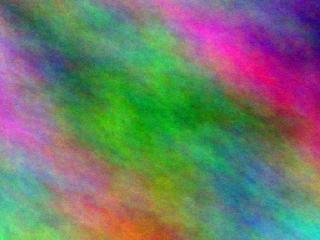
#> input picture test-vectors/image/photo_320x240_q75_420.jpg, 320 x 240 px
$ python -i extract_handcrafted_cover_stego.py   (imports and definitions only)
#> lines starting #> are read from the running program, lines starting #| are printed output that depends on the picture
### eval/detectors/extract_rich_model_features.py
"""Phase 4e FULL — rich-model steganalysis features (SRMQ1/DCTR-style) for
shadow-count discrimination.

Adds three new feature groups to the Phase 4e minimal extractor:

- **SRMQ1-lite** (~1500 features per channel) — Spatial Rich Model with q=1:
  6 residual filters (1st-order H/V, 2nd-order H/V, KV, 3×3 square mean),
  each quantized + truncated at T=2 (5 states), with 1st-order Markov
  co-occurrence (25 features) and 2nd-order co-occurrence (125 features).
  Total per filter: 150 features × 6 filters = 900 features per channel.

- **DCTR-lite** (~512 features per channel) — DCT Residual:
  8 DCT-mode filters (low-frequency modes), each convolved with image →
  quantized residual → 8-block-sub-region histogram (8 bins × 8 = 64
  features per filter). 8 filters × 64 = 512 features per channel.

- **GFR-lite** (~480 features per channel) — Gabor Filter Residual:
  4 scales × 6 orientations = 24 Gabor filters, magnitude response
  quantized + truncated, histogrammed → 20 features per filter.
  24 filters × 20 features = 480 features per channel.

Total: ~1892 features per channel = ~5676 features for color JPEGs.

Output: per-image .npy in `data/path4e_features_rich_color/{n1,n2}/`.

Use alongside Phase 4e minimal features by concatenating both sets at
training time (see train_handcrafted_classifier_full.py).
"""

from __future__ import annotations

import argparse
import multiprocessing as mp
from pathlib import Path

import jpeglib
import numpy as np
from PIL import Image
from scipy import signal
from tqdm import tqdm

ROOT = Path(__file__).resolve().parent.parent

T_SRM = 2          # SRMQ1 truncation
Q_SRM = 1          # SRMQ1 quantization
DCTR_T = 4         # DCTR truncation
DCTR_Q = 1         # DCTR quantization


# ---------- SRMQ1-lite ----------

def _kv_filter() -> np.ndarray:
    """Ker-Bohme 5×5 filter — high-frequency residual extraction."""
    return np.array([
        [-1, +2, -2, +2, -1],
        [+2, -6, +8, -6, +2],
        [-2, +8, -12, +8, -2],
        [+2, -6, +8, -6, +2],
        [-1, +2, -2, +2, -1],
    ], dtype=np.float32) / 12.0


def _square_3x3() -> np.ndarray:
    """3×3 square mean residual (subtracts local average)."""
    k = np.full((3, 3), 1 / 9, dtype=np.float32)
    k[1, 1] -= 1
    return k


def _residual(img: np.ndarray, kind: str) -> np.ndarray:
    """Compute one residual map. `img` is uint8 grayscale."""
    img = img.astype(np.float32)
    if kind == "h1":
        return img[:, 1:] - img[:, :-1]
    if kind == "v1":
        return img[1:, :] - img[:-1, :]
    if kind == "h2":
        return img[:, :-2] - 2 * img[:, 1:-1] + img[:, 2:]
    if kind == "v2":
        return img[:-2, :] - 2 * img[1:-1, :] + img[2:, :]
    if kind == "kv":
        k = _kv_filter()
        return signal.convolve2d(img, k, mode="valid", boundary="symm")
    if kind == "sq3":
        k = _square_3x3()
        return signal.convolve2d(img, k, mode="valid", boundary="symm")
    raise ValueError(kind)


def _qtruncate(r: np.ndarray, q: int = Q_SRM, t: int = T_SRM) -> np.ndarray:
    """SRMQ quantize-then-truncate. Returns int array in [-t, t]."""
    q_r = np.round(r / q)
    return np.clip(q_r, -t, t).astype(np.int32)


def _markov1(diffs: np.ndarray, t: int = T_SRM) -> np.ndarray:
    """1st-order Markov co-occurrence (along horizontal axis). Returns (2t+1)² features."""
    n = 2 * t + 1
    flat_a = (diffs[:, :-1].ravel() + t)
    flat_b = (diffs[:, 1:].ravel() + t)
    co = np.bincount(flat_a * n + flat_b, minlength=n * n).astype(np.float64)
    co = co.reshape(n, n)
    rows = co.sum(axis=1, keepdims=True)
    rows[rows == 0] = 1
    return (co / rows).ravel()


def _markov2(diffs: np.ndarray, t: int = T_SRM) -> np.ndarray:
    """2nd-order Markov co-occurrence. Returns (2t+1)³ features."""
    n = 2 * t + 1
    a = (diffs[:, :-2].ravel() + t)
    b = (diffs[:, 1:-1].ravel() + t)
    c = (diffs[:, 2:].ravel() + t)
    idx = a * (n * n) + b * n + c
    co = np.bincount(idx, minlength=n ** 3).astype(np.float64)
    co = co.reshape(n, n, n)
    pair = co.sum(axis=2, keepdims=True)
    pair[pair == 0] = 1
    return (co / pair).ravel()


def srm_features_one_channel(img: np.ndarray) -> np.ndarray:
    """SRMQ1-lite for one grayscale channel. ~900 features."""
    parts: list[np.ndarray] = []
    for kind in ("h1", "v1", "h2", "v2", "kv", "sq3"):
        r = _residual(img, kind)
        q = _qtruncate(r)
        # 1st-order Markov on q
        parts.append(_markov1(q))
        # 2nd-order Markov on q
        parts.append(_markov2(q))
    return np.concatenate(parts).astype(np.float32)


# ---------- DCTR-lite ----------

def _dctr_bases() -> list[np.ndarray]:
    """8 low-frequency 8×8 DCT mode filters (used as convolution kernels)."""
    bases: list[np.ndarray] = []
    indices = [(0, 1), (1, 0), (1, 1), (0, 2), (2, 0), (1, 2), (2, 1), (2, 2)]
    for u, v in indices:
        F = np.zeros((8, 8), dtype=np.float32)
        for x in range(8):
            for y in range(8):
                F[x, y] = (
                    (1.0 if u == 0 else np.sqrt(2)) *
                    (1.0 if v == 0 else np.sqrt(2)) *
                    np.cos(np.pi * (2 * x + 1) * u / 16) *
                    np.cos(np.pi * (2 * y + 1) * v / 16)
                ) / 8.0
        bases.append(F)
    return bases


_DCTR_BASES = _dctr_bases()


def _dctr_residual(img: np.ndarray, filt: np.ndarray) -> np.ndarray:
    """One DCTR residual."""
    return signal.convolve2d(img.astype(np.float32), filt, mode="valid")


def dctr_features_one_channel(img: np.ndarray) -> np.ndarray:
    """DCTR-lite: 8 mode filters × 64-bin (per 8×8 phase position) histogram.

    Output: 8 × (2*DCTR_T + 1)² = 8 × 81 = 648 features.
    """
    parts: list[np.ndarray] = []
    for filt in _DCTR_BASES:
        r = _dctr_residual(img, filt)
        q = np.clip(np.round(r / DCTR_Q), -DCTR_T, DCTR_T).astype(np.int32)
        # 8 phase positions × histogram of (2T+1) bins = (2T+1)² features per filter
        # Use a 2D phase grid: row phase mod 8, col phase mod 8 — flatten + histogram per (row_phase, col_phase) is too many.
        # Simpler: histogram entire residual into (2T+1)² 2D bins via 2D co-occurrence of adjacent residuals.
        # Marginal hist
        n = 2 * DCTR_T + 1
        marginal = np.bincount(q.ravel() + DCTR_T, minlength=n).astype(np.float32)
        marginal = marginal / max(1, marginal.sum())
        # 1st-order Markov as well
        flat_a = (q[:, :-1].ravel() + DCTR_T)
        flat_b = (q[:, 1:].ravel() + DCTR_T)
        co = np.bincount(flat_a * n + flat_b, minlength=n * n).astype(np.float32)
        co = co / max(1, co.sum())
        parts.append(marginal)
        parts.append(co)
    return np.concatenate(parts).astype(np.float32)


# ---------- GFR-lite ----------

def _gabor_kernel(scale: int, theta: float, ksize: int = 15) -> np.ndarray:
    """2D Gabor kernel, real part. Stable, deterministic."""
    sigma = scale * 0.8
    lam = scale * 2.0
    gamma = 0.5
    psi = 0.0
    half = ksize // 2
    y, x = np.mgrid[-half:half + 1, -half:half + 1].astype(np.float32)
    x_t = x * np.cos(theta) + y * np.sin(theta)
    y_t = -x * np.sin(theta) + y * np.cos(theta)
    k = np.exp(-0.5 * (x_t ** 2 + gamma ** 2 * y_t ** 2) / sigma ** 2) * \
        np.cos(2 * np.pi * x_t / lam + psi)
    k -= k.mean()  # zero-DC
    n = np.linalg.norm(k)
    if n > 0:
        k /= n
    return k.astype(np.float32)


_GABOR_BANK = [
    _gabor_kernel(scale=s, theta=t * np.pi / 6)
    for s in (2, 3, 4, 6)
    for t in range(6)
]  # 24 kernels


def gfr_features_one_channel(img: np.ndarray) -> np.ndarray:
    """GFR-lite: 24 Gabor filters, each producing a 21-bin truncated histogram.

    Output: 24 × 21 = 504 features.
    """
    parts: list[np.ndarray] = []
    img_f = img.astype(np.float32)
    for k in _GABOR_BANK:
        r = signal.convolve2d(img_f, k, mode="valid")
        q = np.clip(np.round(r), -10, 10).astype(np.int32)
        hist = np.bincount(q.ravel() + 10, minlength=21).astype(np.float32)
        hist = hist / max(1, hist.sum())
        parts.append(hist)
    return np.concatenate(parts).astype(np.float32)


# ---------- pipeline ----------

# [91 lines left out: functions extract_rich_features_for_path, _worker, main, not called in this run]


# [2 lines that do not run on import are left out]

### eval/detectors/extract_handcrafted_cover_stego.py
"""Gap #3 GFR+FLD baseline — cover-vs-stego rich-feature extractor.

Reuses the GFR-lite + SRMQ1-lite + DCTR-lite kernels from
extract_rich_model_features.py, but operates on a single cover dir and
a single stego dir (the §6.2 cover-vs-stego setting), not paired
n1/n2 shadow dirs.

Output: data/<features-out>/cover/*.npy + data/<features-out>/stego/*.npy

Usage:
  python detectors/extract_handcrafted_cover_stego.py \\
    --cover-dir data/bossbase/jpeg_qf75 \\
    --stego-dir data/stego/phasm_ghost/qf75/payload_040 \\
    --out-dir   data/gfrfld_phasm_qf75_pf040 \\
    --workers 8 --limit 2000

For the canonical GFR+FLD baseline cited by Kodovský 2012 we follow the
ensemble paradigm: this script writes per-image feature vectors; the
FLD ensemble is trained downstream by train_fld_ensemble.py.
"""
from __future__ import annotations

import argparse
import multiprocessing as mp
import sys
from pathlib import Path

import numpy as np
from PIL import Image
from tqdm import tqdm

ROOT = Path(__file__).resolve().parent.parent
sys.path.insert(0, str(ROOT / "detectors"))

from extract_rich_model_features import (  # noqa: E402
    srm_features_one_channel,
    dctr_features_one_channel,
    gfr_features_one_channel,
)


def features_for_path(path: Path) -> np.ndarray:
    """Concatenated SRM + DCTR + GFR features for one greyscale JPEG."""
    img = Image.open(path).convert("L")
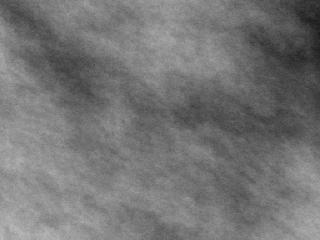
#> img: PIL image 320x240 L; min 26, max 185, mean 116.7
    if img.size != (512, 512):
        w, h = img.size
#> w = 320; h = 240
        if w >= 512 and h >= 512:
            left, top = (w - 512) // 2, (h - 512) // 2
            img = img.crop((left, top, left + 512, top + 512))
        else:
            img = img.resize((512, 512), Image.LANCZOS)
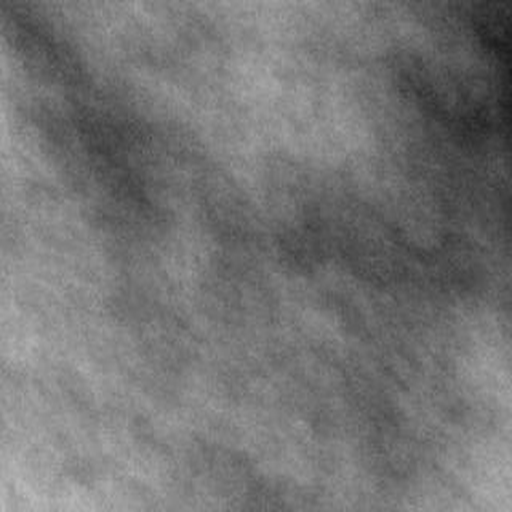
#> img: PIL image 512x512 L; min 26, max 187, mean 116.7
    arr = np.asarray(img, dtype=np.float32)
    return np.concatenate([
        srm_features_one_channel(arr),
        dctr_features_one_channel(arr),
        gfr_features_one_channel(arr),
    ]).astype(np.float32)
#> the loop in srm_features_one_channel, `for kind in ("h1", "v1", "h2", "v2", "kv", "sq3"):` made 6 passes
#> after the loop in srm_features_one_channel, `for kind in ("h1", "v1", "h2", "v2", "kv", "sq3"):`:
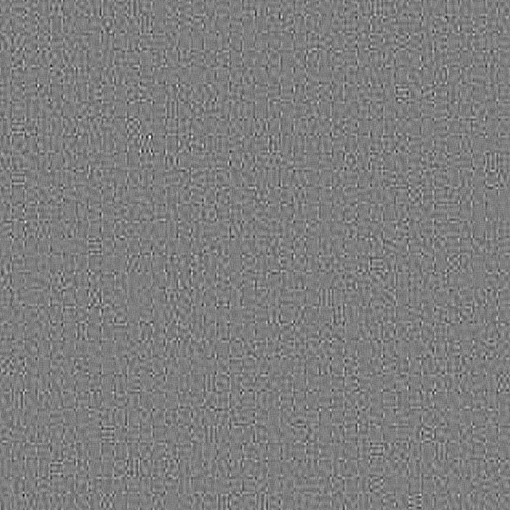
#> r: shape (510, 510) float32; min -8.44, max 8.56, mean -0.000217; drawn with min black and max white
#> after the loop in srm_features_one_channel, `for kind in ("h1", "v1", "h2", "v2", "kv", "sq3"):`: parts = 12 items
#> in dctr_features_one_channel, `parts: list[np.ndarray] = []`: parts = []
#> the loop in dctr_features_one_channel, `for filt in _DCTR_BASES:` made 8 passes
#> marginal on passes 1 to 3: [117195, 5577, 5696, 5762, 5740, 5632, 5490, 5417, 98516], [102592, 5722, 5637, 5781, 5810, 5638, 5656, 5602, 112587], [93590, 9452, 9747, 9894, 9772, 9702, 9833, 9328, 93707]
#> pass 1, in dctr_features_one_channel, `q = np.clip(np.round(r / DCTR_Q), -DCTR_T, DCTR_T).astype(np.int32)`:
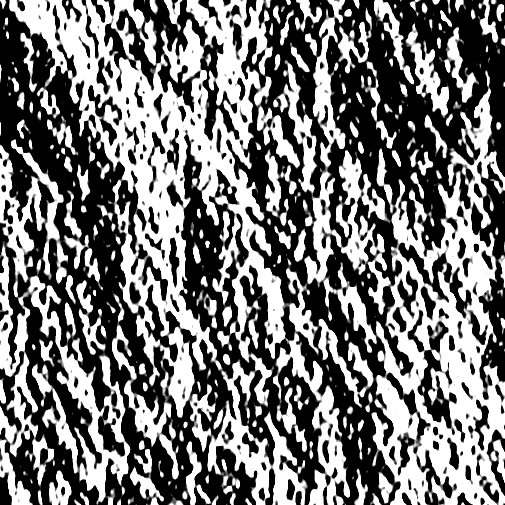
#> q: shape (505, 505) int32; min -4, max 4, mean -0.297; drawn with min black and max white
#> after the loop in dctr_features_one_channel, `for filt in _DCTR_BASES:`: parts = 16 items
#> in gfr_features_one_channel, `parts: list[np.ndarray] = []`: parts = []
#> the loop in gfr_features_one_channel, `for k in _GABOR_BANK:` made 24 passes
#> pass 1, in gfr_features_one_channel, `r = signal.convolve2d(img_f, k, mode="valid")`:
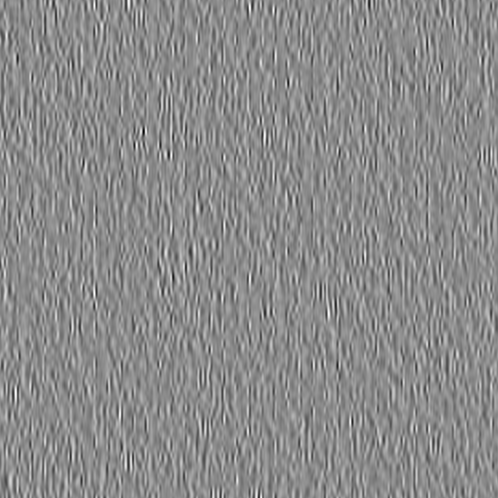
#> r: shape (498, 498) float32; min -32.96, max 27.23, mean 0; drawn with min black and max white
#> pass 1, in gfr_features_one_channel, `q = np.clip(np.round(r), -10, 10).astype(np.int32)`:
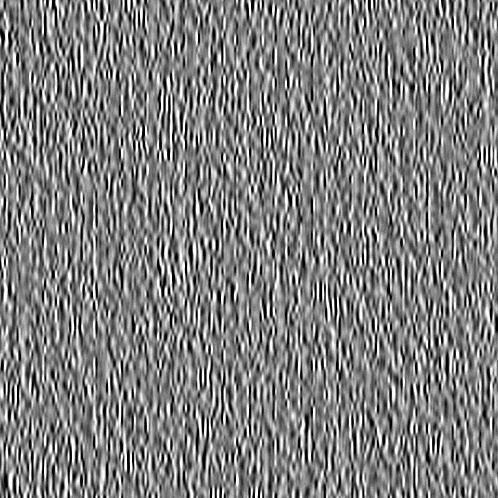
#> q: shape (498, 498) int32; min -10, max 10, mean 0.00178; drawn with min black and max white
#> pass 2, in gfr_features_one_channel, `q = np.clip(np.round(r), -10, 10).astype(np.int32)`:
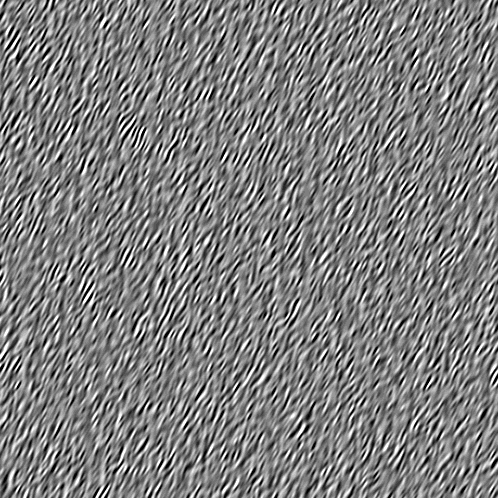
#> q: shape (498, 498) int32; min -10, max 10, mean 0.0016; drawn with min black and max white
#> after the loop in gfr_features_one_channel, `for k in _GABOR_BANK:`: parts = 24 items


# [57 lines left out: functions _worker, main, not called in this run]


# [2 lines not run here, left out]

>>> result = features_for_path('../../test-vectors/image/photo_320x240_q75_420.jpg')
#> result = 2124 values, max 1 at index 746, min 0 at index 195, mean 0.103
